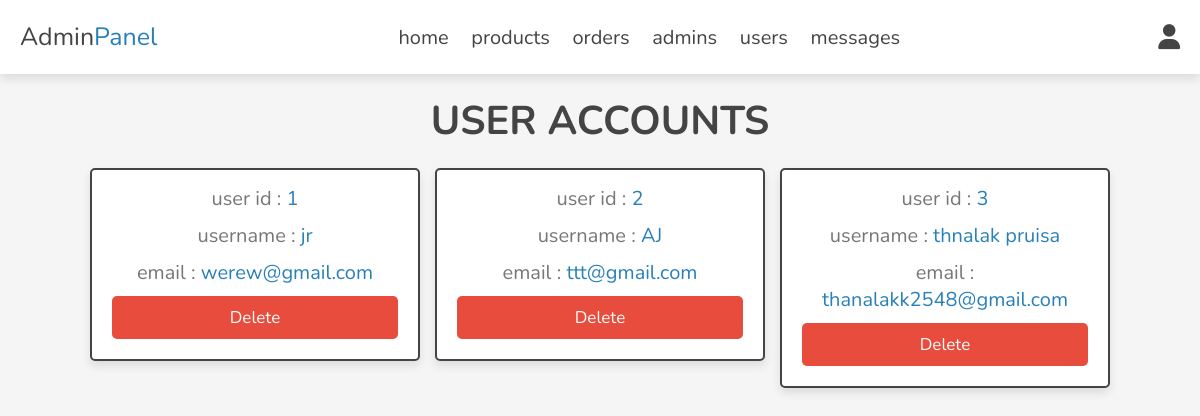
Screenshot of /admin/users_accounts.php (signed in) with the database file from the repository.
### tables this page shows
CREATE TABLE `users` (
  `id` int(100) NOT NULL,
  `name` varchar(20) NOT NULL,
  `email` varchar(50) NOT NULL,
  `password` varchar(50) NOT NULL
);

### admin/users_accounts.php (the view, shortened to what this page needs)
<?php
include '../components/connect.php';
?>
<!DOCTYPE html>
<html lang="en">
<head>
   <link rel="stylesheet" href="https://cdnjs.cloudflare.com/ajax/libs/font-awesome/6.1.1/css/all.min.css">
   <link rel="stylesheet" href="../css/admin_style.css">
</head>
<body>
<?php include '../components/admin_header.php'; ?>
<section class="accounts">
   <h1 class="heading">user accounts</h1>
   <div class="box-container">
   <?php
      $select_accounts = $conn->prepare("SELECT * FROM `users`");
      $select_accounts->execute();
      if($select_accounts->rowCount() > 0){
         while($fetch_accounts = $select_accounts->fetch(PDO::FETCH_ASSOC)){
   ?>
   <div class="box">
      <p> user id : <span><?= $fetch_accounts['id']; ?></span> </p>
      <p> username : <span><?= $fetch_accounts['name']; ?></span> </p>
      <p> email : <span><?= $fetch_accounts['email']; ?></span> </p>
      <a href="users_accounts.php?delete=<?= $fetch_accounts['id']; ?>" onclick="return confirm('delete this account? the user related information will also be delete!')" class="delete-btn">delete</a>
   </div>
   <?php
         }
      }else{
         echo '<p class="empty">no accounts available!</p>';
      }
   ?>
   </div>
</section>
</body>
</html>

### components/admin_header.php (shortened to what this page needs)
<header class="header">
   <section class="flex">
      <a href="../admin/dashboard.php" class="logo">Admin<span>Panel</span></a>
      <nav class="navbar">
         <a href="../admin/dashboard.php">home</a>
         <a href="../admin/products.php">products</a>
         <a href="../admin/placed_orders.php">orders</a>
         <a href="../admin/admin_accounts.php">admins</a>
         <a href="../admin/users_accounts.php">users</a>
         <a href="../admin/messages.php">messages</a>
      </nav>
      <div class="icons">
         <div id="user-btn" class="fas fa-user"></div>
      </div>
   </section>
</header>

### css/admin_style.css (style rules this page uses)
:root { --main-color:#2980b9; --orange:#f39c12; --red:#e74c3c; --black:#444; --white:#fff; --light-color:#777; --light-bg:#f5f5f5; --border:.2rem solid var(--black); --box-shadow:0 .5rem 1rem rgba(0,0,0,.1); }
* { font-family: 'Nunito', sans-serif; margin:0; padding:0; box-sizing: border-box; outline: none; border:none; text-decoration: none; }
html { font-size: 62.5%; overflow-x: hidden; }
body { background-color: var(--light-bg); }
section { padding:2rem; max-width: 1200px; margin:0 auto; }
.heading { font-size: 4rem; color:var(--black); margin-bottom: 2rem; text-align: center; text-transform: uppercase; }
.btn, .delete-btn, .option-btn { display: block; width: 100%; margin-top: 1rem; border-radius: .5rem; padding:1rem 3rem; font-size: 1.7rem; text-transform: capitalize; color:var(--white); cursor: pointer; text-align: center; }
.delete-btn { background-color: var(--red); }
.header { position: sticky; top:0; left:0; right:0; background-color: var(--white); box-shadow: var(--box-shadow); z-index: 1000; }
.header .flex { display: flex; align-items: center; justify-content: space-between; position: relative; }
.header .flex .logo { font-size: 2.5rem; color:var(--black); }
.header .flex .logo span { color:var(--main-color); }
.header .flex .navbar a { margin:0 1rem; font-size: 2rem; color:var(--black); }
.header .flex .icons div { margin-left: 1.7rem; font-size: 2.5rem; cursor: pointer; color:var(--black); }
.accounts .box-container { display: grid; grid-template-columns: repeat(auto-fit, 33rem); gap:1.5rem; align-items: flex-start; justify-content: center; }
.accounts .box-container .box { padding:2rem; padding-top: .5rem; border-radius: .5rem; text-align: center; border:var(--border); background-color: var(--white); box-shadow: var(--box-shadow); }
.accounts .box-container .box p { font-size: 2rem; color:var(--light-color); margin: 1rem 0; }
.accounts .box-container .box p span { color:var(--main-color); }

### rows the page displays
users: id "1", name "jr", email "werew@gmail.com"
users: id "2", name "AJ", email "ttt@gmail.com"
users: id "3", name "thnalak pruisa", email "thanalakk2548@gmail.com"
